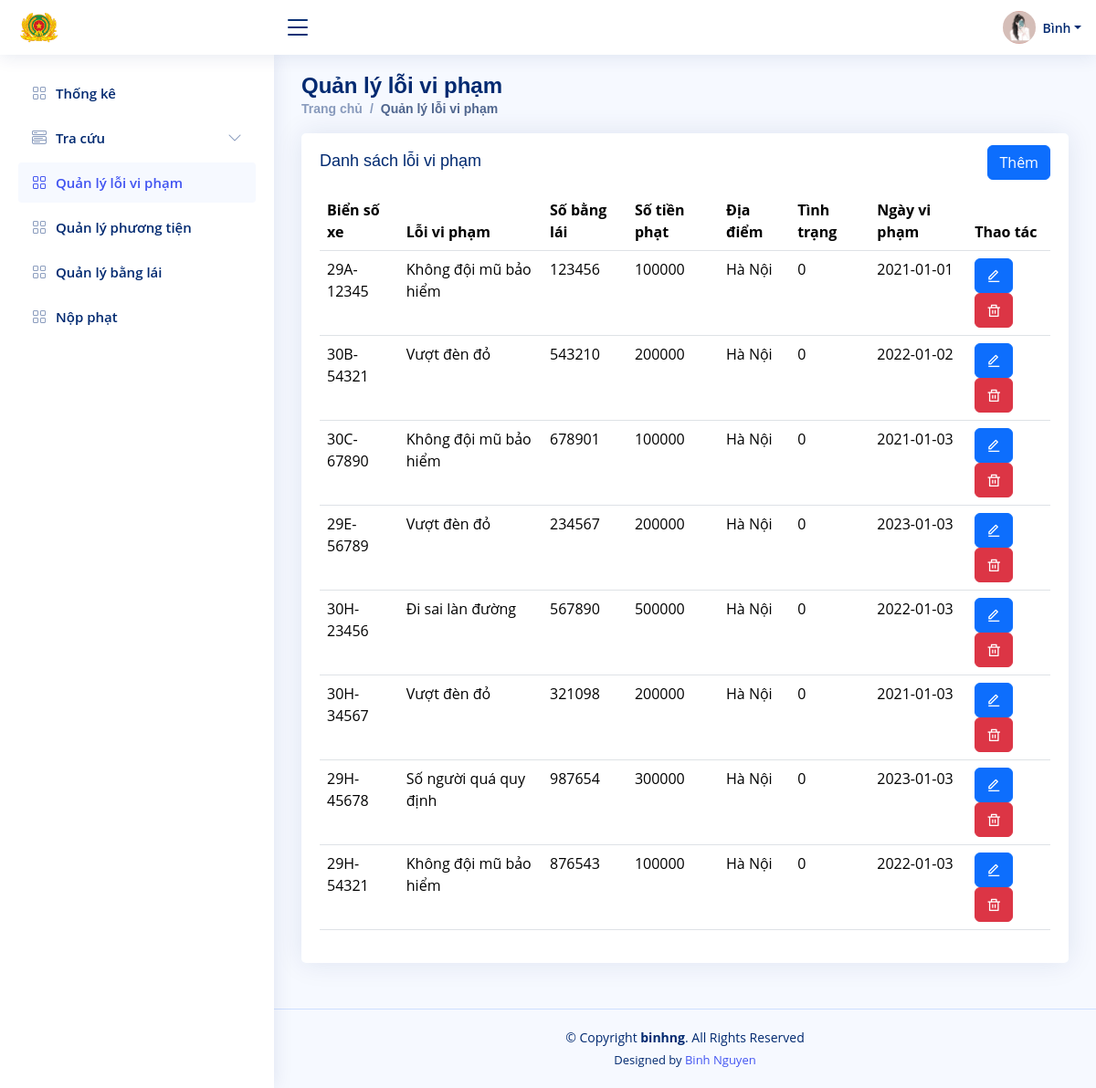
The page /traffic_reports_management.php (signed in) on the database its author committed.
### tables this page shows
CREATE TABLE IF NOT EXISTS traffic_reports (
    report_id INT AUTO_INCREMENT PRIMARY KEY,
    license_plate VARCHAR(20) NOT NULL,
    license_number VARCHAR(20) NOT NULL,
    report_date DATE NOT NULL,
    violation_type VARCHAR(100) NOT NULL,
    location VARCHAR(255) NOT NULL,
    fine INT NOT NULL,
    notes TEXT,
    is_payment_done BOOLEAN DEFAULT FALSE
);

### traffic_reports_management.php (the view, shortened to what this page needs)
<?php
require_once 'db.php';
$query = "SELECT * FROM traffic_reports";
$result = mysqli_query($con, $query);
?>
<!DOCTYPE html>
<html lang="vi">
<head>
    <link href="assets/vendor/bootstrap/css/bootstrap.min.css" rel="stylesheet">
    <link href="assets/vendor/bootstrap-icons/bootstrap-icons.css" rel="stylesheet">
    <link href="assets/vendor/boxicons/css/boxicons.min.css" rel="stylesheet">
    <link href="assets/vendor/quill/quill.snow.css" rel="stylesheet">
    <link href="assets/vendor/quill/quill.bubble.css" rel="stylesheet">
    <link href="assets/vendor/remixicon/remixicon.css" rel="stylesheet">
    <link href="assets/vendor/simple-datatables/style.css" rel="stylesheet">
    <link href="assets/css/style.css" rel="stylesheet">
</head>
<body>
    <?php include 'header.php'; ?>
    <?php include 'sidebar.php'; ?>
    <main id="main" class="main">
        <div class="pagetitle">
            <h1>Quản lý lỗi vi phạm</h1>
            <nav>
                <ol class="breadcrumb">
                    <li class="breadcrumb-item"><a href="index.html">Trang chủ</a></li>
                    <li class="breadcrumb-item active">Quản lý lỗi vi phạm</li>
                </ol>
            </nav>
        </div>
        <section class="section">
            <div class="row">
                <div class="col-lg-12">
                    <div class="card">
                        <div class="card-body">
                            <div class="d-flex justify-content-between">
                                <h5 class="card-title">Danh sách lỗi vi phạm</h5>
                                <div class="d-flex align-items-center">
                                    <button class="btn btn-primary" data-bs-toggle="modal"
                                        data-bs-target="#exampleModal">Thêm</button>
                                </div>
                            </div>
                        </div>
                    </div>
                    <table class="table datatable">
                        <thead>
                            <tr>
                                <th>Biển số xe</th>
                                <th>Lỗi vi phạm</th>
                                <th>Số bằng lái</th>
                                <th>Số tiền phạt</th>
                                <th>Địa điểm</th>
                                <th>Tình trạng</th>
                                <th data-type="date" data-format="YYYY/DD/MM">Ngày vi phạm</th>
                                <th>Thao tác</th>
                            </tr>
                        </thead>
                        <tbody>
                            <tr>
                                <?php
                                while ($row = mysqli_fetch_assoc($result)) {
                                    ?>
                                    <td><?php echo $row['license_plate']; ?></td>
                                    <td><?php echo $row['violation_type']; ?></td>
                                    <td><?php echo $row['license_number']; ?></td>
                                    <td><?php echo $row['fine']; ?></td>
                                    <td><?php echo $row['location']; ?></td>
                                    <td><?php echo $row['is_payment_done']; ?></td>
                                    <td><?php echo $row['report_date']; ?></td>
                                    <td>
                                        <a href="#" class="btn btn-primary edit"
                                            data-id="<?php echo $row['report_id']; ?>">
                                            <i class="ri-edit-line"></i>
                                        </a>
                                        <a href="#" class="btn btn-danger delete"
                                            data-id="<?php echo $row['report_id']; ?>">
                                            <i class="ri-delete-bin-line"></i>
                                        </a>
                                    </td>
                                </tr>
                                <?php
                                }
                                ?>
                        </tbody>
                    </table>
                </div>
            </div>
        </section>
    </main>
    <?php include 'footer.php'; ?>
</body>
</html>

### assets/css/style.css (style rules this page uses)
:root { scroll-behavior: smooth; }
body { font-family: "Open Sans", sans-serif; background: #f6f9ff; color: #444444; }
a { color: #4154f1; text-decoration: none; }
h1, h2, h3, h4, h5, h6 { font-family: "Nunito", sans-serif; }
#main { margin-top: 60px; padding: 20px 30px; transition: all 0.3s; }
.pagetitle { margin-bottom: 10px; }
.pagetitle h1 { font-size: 24px; margin-bottom: 0; font-weight: 600; color: #012970; }
.card { margin-bottom: 30px; border: none; border-radius: 5px; box-shadow: 0px 0 30px rgba(1, 41, 112, 0.1); }
.card-title { padding: 20px 0 15px 0; font-size: 18px; font-weight: 500; color: #012970; font-family: "Poppins", sans-serif; }
.card-body { padding: 0 20px 20px 20px; }
.breadcrumb { font-size: 14px; font-family: "Nunito", sans-serif; color: #899bbd; font-weight: 600; }
.breadcrumb a { color: #899bbd; transition: 0.3s; }
.breadcrumb .breadcrumb-item::before { color: #899bbd; }
.breadcrumb .active { color: #51678f; font-weight: 600; }
@media (min-width: 1200px) { #main, #footer { margin-left: 300px; } }

### rows shown on the page
traffic_reports: license_plate "29A-12345", violation_type "Không đội mũ bảo hiểm", license_number "123456", fine "100000", location "Hà Nội", is_payment_done "0", report_date "2021-01-01"
traffic_reports: license_plate "30B-54321", violation_type "Vượt đèn đỏ", license_number "543210", fine "200000", location "Hà Nội", is_payment_done "0", report_date "2022-01-02"
traffic_reports: license_plate "30C-67890", violation_type "Không đội mũ bảo hiểm", license_number "678901", fine "100000", location "Hà Nội", is_payment_done "0", report_date "2021-01-03"
traffic_reports: license_plate "29E-56789", violation_type "Vượt đèn đỏ", license_number "234567", fine "200000", location "Hà Nội", is_payment_done "0", report_date "2023-01-03"
traffic_reports: license_plate "30H-23456", violation_type "Đi sai làn đường", license_number "567890", fine "500000", location "Hà Nội", is_payment_done "0", report_date "2022-01-03"
traffic_reports: license_plate "30H-34567", violation_type "Vượt đèn đỏ", license_number "321098", fine "200000", location "Hà Nội", is_payment_done "0", report_date "2021-01-03"
traffic_reports: license_plate "29H-45678", violation_type "Số người quá quy định", license_number "987654", fine "300000", location "Hà Nội", is_payment_done "0", report_date "2023-01-03"
traffic_reports: license_plate "29H-54321", violation_type "Không đội mũ bảo hiểm", license_number "876543", fine "100000", location "Hà Nội", is_payment_done "0", report_date "2022-01-03"
